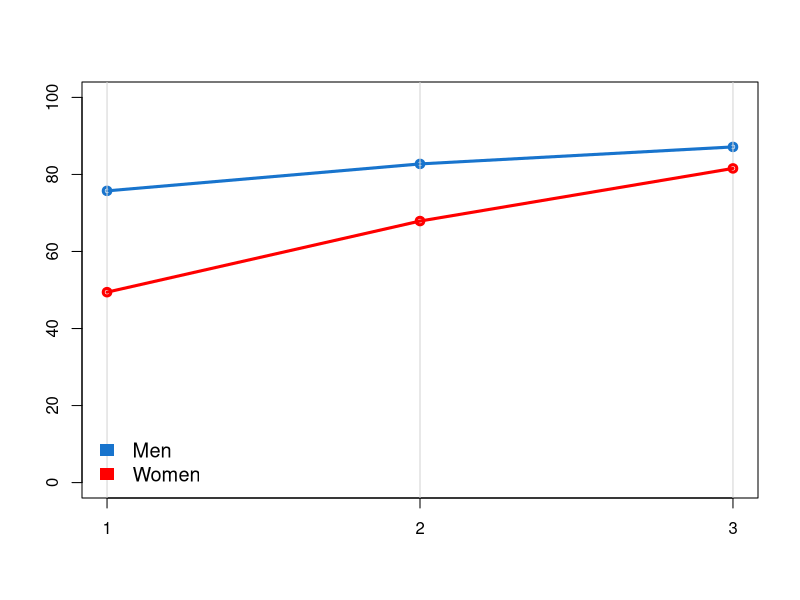
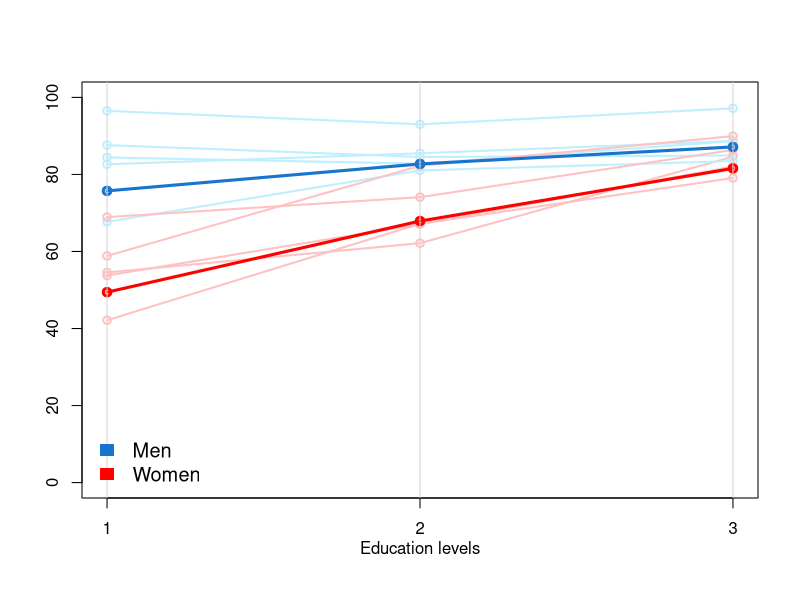
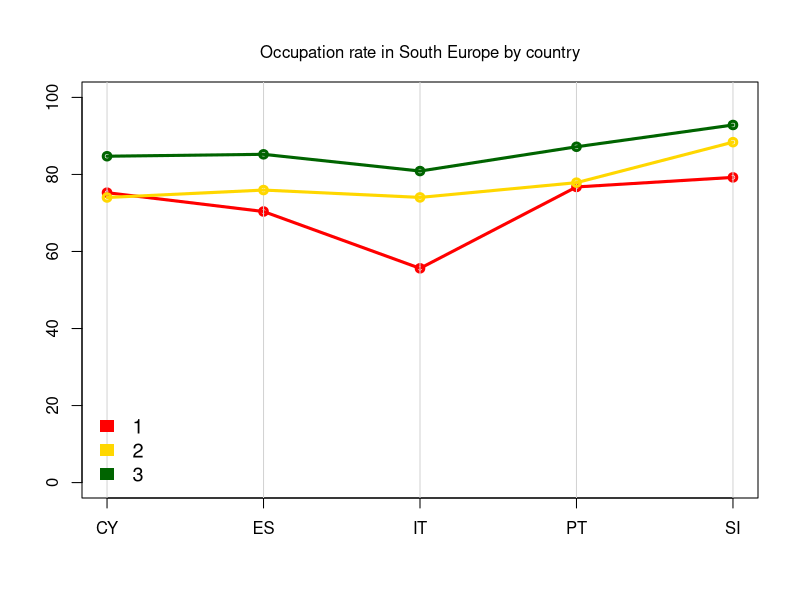
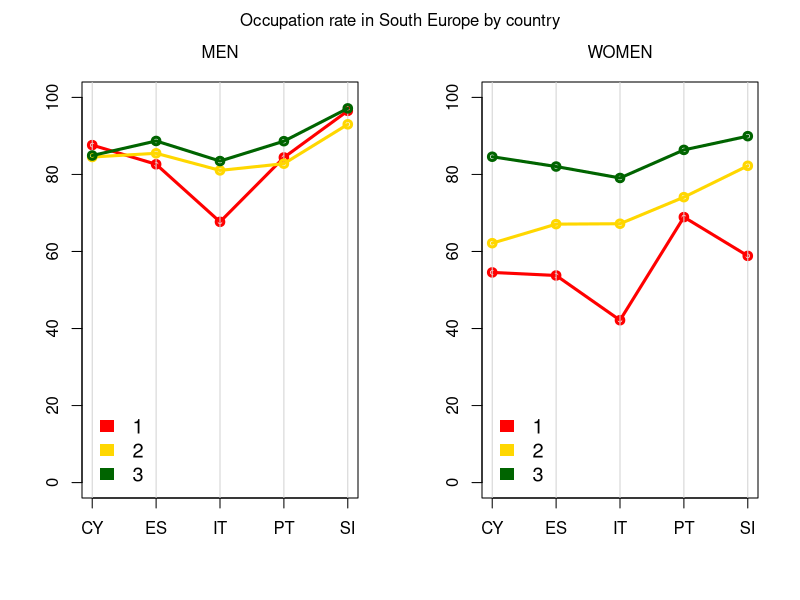
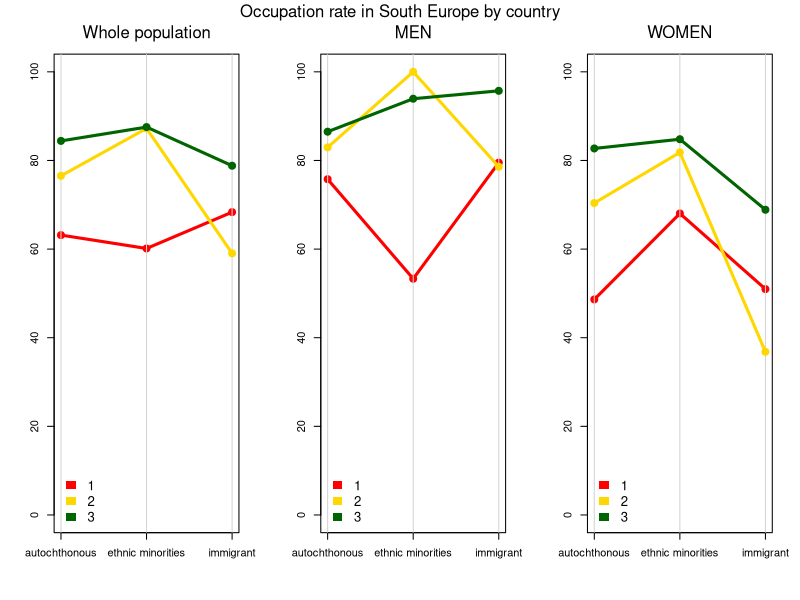

Reproduce these figures in R, in order.
# - - - - - - - - - - EXPLORATIVE DATA ANALYSIS - EDUCATION - - - - - - - - - - #

# How does the education level affect the employment rates?

#### load the dataset ####

work <- read.csv('Data_Cleaning/data_work.csv', header = T)

# Focus on south Europe
work <- work[work$rgn == 'South Europe', ]
work$rgn <- NULL

# Extract vector containing the countries labels
work$cntry <- as.factor(work$cntry)
work$cntry <- droplevels(work$cntry)
country <-  levels(work$cntry)

# Merge native and autochthonous
work$ctzmod[work$ctzmod == 'native'] <- 'autochthonous'

# Convert ctzmod in factor and drop levels
work$ctzmod <- as.factor(work$ctzmod)
work$ctzmod <- droplevels(work$ctzmod)
citizenship <- levels(work$ctzmod)

# Convert edutre in factor and drop levels
work$edutre <- as.factor(work$edutre)

#### Define the weights design ####
library(survey)

design <- svydesign(ids = ~psu, strata = ~stratum, weights = ~anweight, nest = T, 
                    data = work)



#### Employment rate by gender in South Europe ####

# for each country:
education.male.country <- education.female.country <- NULL
country <- unique(work$cntry)
for( cnt in country){
  education.male.cnt.tab <- svytable(~edutre+pdwrk, subset(design, gndr == 'male' & cntry==cnt))
  education.female.cnt.tab <- svytable(~edutre+pdwrk, subset(design, gndr == 'female' & cntry==cnt))
  education.male.cnt <- education.male.cnt.tab[,2]/rowSums(education.male.cnt.tab)*100
  education.female.cnt <- education.female.cnt.tab[,2]/rowSums(education.female.cnt.tab)*100
  education.male.country <- rbind(education.male.country,education.male.cnt)
  education.female.country <- rbind(education.female.country,education.female.cnt)
}
rownames(education.male.country) <- country
rownames(education.female.country) <- country


# overall mean:
education.male.tab <- svytable(~edutre+pdwrk, subset(design, gndr == 'male'))
education.female.tab <- svytable(~edutre+pdwrk, subset(design, gndr == 'female'))
education.male <- education.male.tab[,2]/rowSums(education.male.tab)*100
education.female <- education.female.tab[,2]/rowSums(education.female.tab)*100

rm(education.male.tab, education.female.tab)



# PLOT

# colors.south <- c('darkgreen','darkred', 'darkblue', 'darkorange2')
# barplot(education,
#         ylim = c(0,100),
#         beside = T,
#         col = colors.south)
# title('education ratio of men and women in South Europe')

par(mfrow = c(1,1))
plot(1:3, education.male, type = 'o', col = 'dodgerblue3', lwd = 3,
     ylim = c(0,100), xlab = '', ylab = '', xaxt = 'n')
# mtext('Occupation rate in South Europe', side=3, line = 1)
axis(1, at=1:3, names(education.male))
abline(v=1:3, col = 'lightgrey')
points(1:3, education.female, type = 'o', col = 'red', lwd = 3)
legend('bottomleft', legend = c('Men', 'Women'), 
       fill = c('dodgerblue3','red'), 
       border = NA, 
       cex = 1.2,
       bty = 'n')


par(mfrow = c(1,1))
plot(1:3, education.male.country[1,], type = 'o', col = 'lightblue1', lwd = 2,
     ylim = c(0,100), xlab = '', ylab = '', xaxt = 'n')
points(1:3, education.female.country[1,], type = 'o', col = 'rosybrown1', lwd = 2)
for (i in 2:length(country)){
  points(1:3, education.male.country[i,], type = 'o', col = 'lightblue1', lwd = 2)
  points(1:3, education.female.country[i,], type = 'o', col = 'rosybrown1', lwd = 2)
}
points(1:3, education.male, type = 'o', col = 'dodgerblue3', lwd = 3)
points(1:3, education.female, type = 'o', col = 'red', lwd = 3)
# mtext('Occupation rate in South Europe', side=3, line = 1)
mtext('Education levels', side=1, line = 2)
axis(1, at=1:3, names(education.male))
abline(v=1:3, col = 'lightgrey')
legend('bottomleft', legend = c('Men', 'Women'), 
       fill = c('dodgerblue3','red'), 
       border = NA, 
       cex = 1.2,
       bty = 'n')


#### EDUTRE: Difference between countries WITHOUT GENDER ####

education.south.NOgender <- NULL
for( cnt in country){
  tabnostd <- svytable(~edutre+pdwrk, subset(design, cntry == cnt))
  tabnostd <- tabnostd[,2]/rowSums(tabnostd)*100
  education.south.NOgender <- cbind(education.south.NOgender, tabnostd)
}
colnames(education.south.NOgender) <- country

rm(tabnostd)



# PLOT

# colors.south <- c('darkgreen','darkred', 'darkblue', 'darkorange2')
# barplot(education.south,
#         ylim = c(0,100),
#         beside = T,
#         col = colors.south)
# title('education ratio of men and women in South Europe')


par(mfrow = c(1,1))
plot(1:5, education.south.NOgender[1,], type = 'o', col = 'red', lwd = 3,
     ylim = c(0,100), xlab = '', ylab = '', xaxt = 'n')
mtext('Occupation rate in South Europe by country', side=3, line = 1)
axis(1, at=1:5, colnames(education.south.NOgender))
abline(v=1:5, col = 'lightgrey')
points(1:5, education.south.NOgender[2,], type = 'o', col = 'gold', lwd = 3)
points(1:5, education.south.NOgender[3,], type = 'o', col = 'darkgreen', lwd = 3)
legend('bottomleft', legend = rownames(education.south.NOgender), 
       fill = c('red', 'gold', 'darkgreen'), 
       border = NA, 
       cex = 1.2,
       bty = 'n')


#### EDUTRE: Difference between countries WITH GENDER ####


education.south.male <- education.south.female <- NULL
for( cnt in country){
  tabnostd.male <- svytable(~edutre+pdwrk, subset(design, gndr == 'male' & cntry == cnt))
  tabnostd.male <- tabnostd.male[,2]/rowSums(tabnostd.male)*100
  education.south.male <- cbind(education.south.male, tabnostd.male)
  
  tabnostd.female <- svytable(~edutre+pdwrk, subset(design, gndr == 'female' & cntry == cnt))
  tabnostd.female <- tabnostd.female[,2]/rowSums(tabnostd.female)*100
  education.south.female <- cbind(education.south.female, tabnostd.female)
}
colnames(education.south.male) <- country
colnames(education.south.female) <- country

rm(tabnostd.male, tabnostd.female)



# PLOT

# colors.south <- c('darkgreen','darkred', 'darkblue', 'darkorange2')
# barplot(education.south,
#         ylim = c(0,100),
#         beside = T,
#         col = colors.south)
# title('education ratio of men and women in South Europe')

par(mfrow = c(1,2))
plot(1:5, education.south.male[1,], type = 'o', col = 'red', lwd = 3,
     ylim = c(0,100), xlab = '', ylab = '', xaxt = 'n')
mtext('MEN', side=3, line = 1)
axis(1, at=1:5, colnames(education.south.male))
abline(v=1:5, col = 'lightgrey')
points(1:5, education.south.male[2,], type = 'o', col = 'gold', lwd = 3)
points(1:5, education.south.male[3,], type = 'o', col = 'darkgreen', lwd = 3)
legend('bottomleft', legend = rownames(education.south.male), 
       fill = c('red', 'gold', 'darkgreen'), 
       border = NA, 
       cex = 1.2,
       bty = 'n')
plot(1:5, education.south.female[1,], type = 'o', col = 'red', lwd = 3,
     ylim = c(0,100), xlab = '', ylab = '', xaxt = 'n')
mtext('WOMEN', side=3, line = 1)
axis(1, at=1:5, colnames(education.south.female))
abline(v=1:5, col = 'lightgrey')
points(1:5, education.south.female[2,], type = 'o', col = 'gold', lwd = 3)
points(1:5, education.south.female[3,], type = 'o', col = 'darkgreen', lwd = 3)
legend('bottomleft', legend = rownames(education.south.female), 
       fill = c('red', 'gold', 'darkgreen'), 
       border = NA, 
       cex = 1.2,
       bty = 'n')
mtext('Occupation rate in South Europe by country', outer = T, side=3, line = -1.5)


#### EDUTRE: Difference between countries WITH citizenship ####

education.citizenship.NOgender <- NULL
for( ctz in citizenship){
  tabnostd <- svytable(~edutre+pdwrk, subset(design, ctzmod == ctz))
  tabnostd <- tabnostd[,2]/rowSums(tabnostd)*100
  education.citizenship.NOgender <- cbind(education.citizenship.NOgender, tabnostd)
}
colnames(education.citizenship.NOgender) <- citizenship

education.citizenship.male <- education.citizenship.female <- NULL
for( ctz in citizenship){
  tabnostd.male <- svytable(~edutre+pdwrk, subset(design, gndr == 'male' & ctzmod == ctz))
  tabnostd.male <- tabnostd.male[,2]/rowSums(tabnostd.male)*100
  education.citizenship.male <- cbind(education.citizenship.male, tabnostd.male)
  
  tabnostd.female <- svytable(~edutre+pdwrk, subset(design, gndr == 'female' & ctzmod == ctz))
  tabnostd.female <- tabnostd.female[,2]/rowSums(tabnostd.female)*100
  education.citizenship.female <- cbind(education.citizenship.female, tabnostd.female)
}
colnames(education.citizenship.male) <- citizenship
colnames(education.citizenship.female) <- citizenship

rm(tabnostd, tabnostd.male, tabnostd.female)



# PLOT

# colors.south <- c('darkgreen','darkred', 'darkblue', 'darkorange2')
# barplot(education.citizenship,
#         ylim = c(0,100),
#         beside = T,
#         col = colors.south)
# title('education ratio of men and women in South Europe')

par(mfrow = c(1,3))
plot(1:3, education.citizenship.NOgender[1,], type = 'o', col = 'red', lwd = 3,
     ylim = c(0,100), xlab = '', ylab = '', xaxt = 'n')
mtext('Whole population', side=3, line = 1)
axis(1, at=1:3, colnames(education.citizenship.NOgender))
abline(v=1:3, col = 'lightgrey')
points(1:3, education.citizenship.NOgender[2,], type = 'o', col = 'gold', lwd = 3)
points(1:3, education.citizenship.NOgender[3,], type = 'o', col = 'darkgreen', lwd = 3)
legend('bottomleft', legend = rownames(education.citizenship.NOgender), 
       fill = c('red', 'gold', 'darkgreen'), 
       border = NA, 
       cex = 1.2,
       bty = 'n')
plot(1:3, education.citizenship.male[1,], type = 'o', col = 'red', lwd = 3,
     ylim = c(0,100), xlab = '', ylab = '', xaxt = 'n')
mtext('MEN', side=3, line = 1)
axis(1, at=1:3, colnames(education.citizenship.male))
abline(v=1:3, col = 'lightgrey')
points(1:3, education.citizenship.male[2,], type = 'o', col = 'gold', lwd = 3)
points(1:3, education.citizenship.male[3,], type = 'o', col = 'darkgreen', lwd = 3)
legend('bottomleft', legend = rownames(education.citizenship.male), 
       fill = c('red', 'gold', 'darkgreen'), 
       border = NA, 
       cex = 1.2,
       bty = 'n')
plot(1:3, education.citizenship.female[1,], type = 'o', col = 'red', lwd = 3,
     ylim = c(0,100), xlab = '', ylab = '', xaxt = 'n')
mtext('WOMEN', side=3, line = 1)
axis(1, at=1:3, colnames(education.citizenship.female))
abline(v=1:3, col = 'lightgrey')
points(1:3, education.citizenship.female[2,], type = 'o', col = 'gold', lwd = 3)
points(1:3, education.citizenship.female[3,], type = 'o', col = 'darkgreen', lwd = 3)
legend('bottomleft', legend = rownames(education.citizenship.female), 
       fill = c('red', 'gold', 'darkgreen'), 
       border = NA, 
       cex = 1.2,
       bty = 'n')
mtext('Occupation rate in South Europe by country', outer = T, side=3, line = -1.5)


rm(cnt, ctz)
